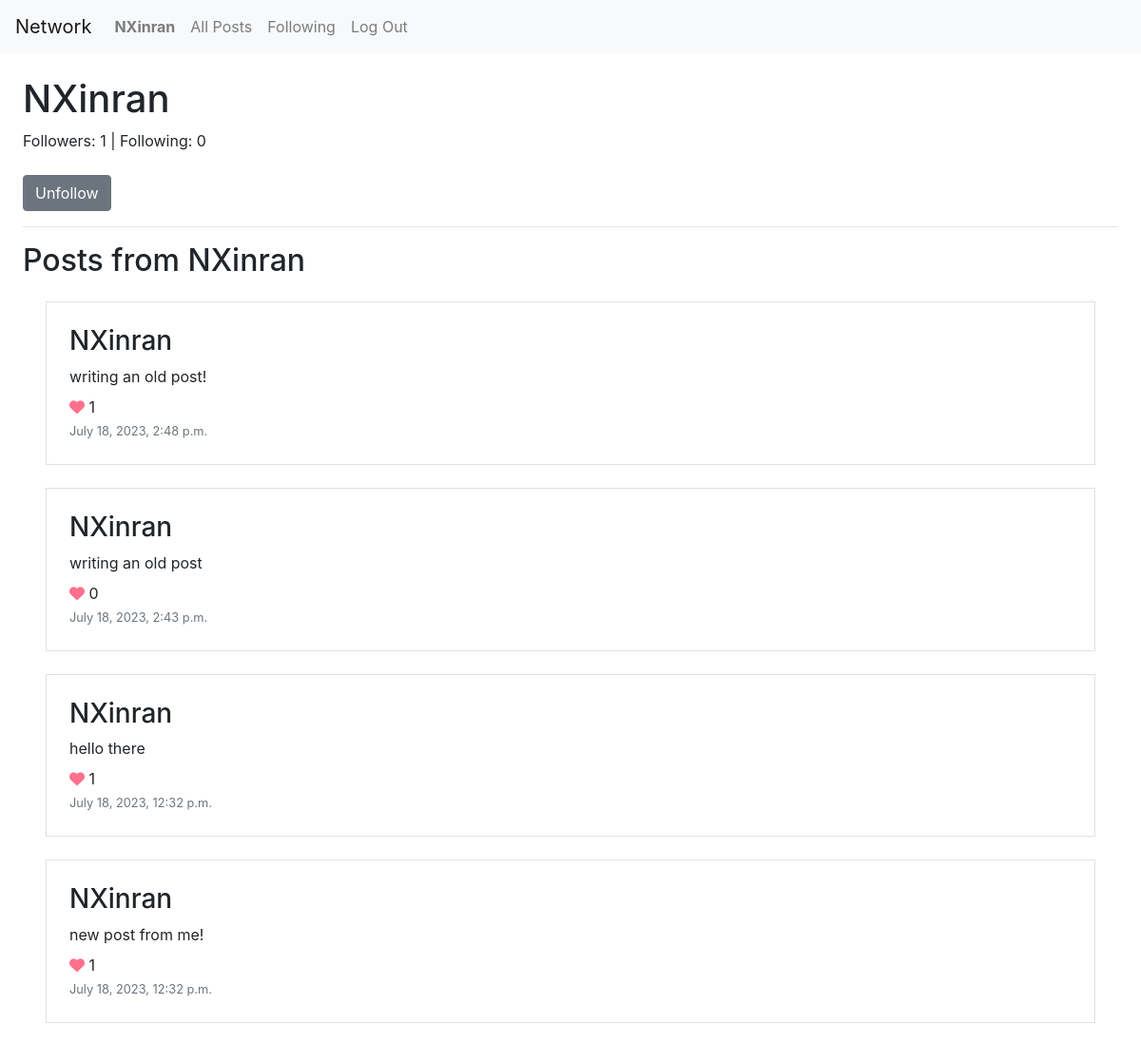
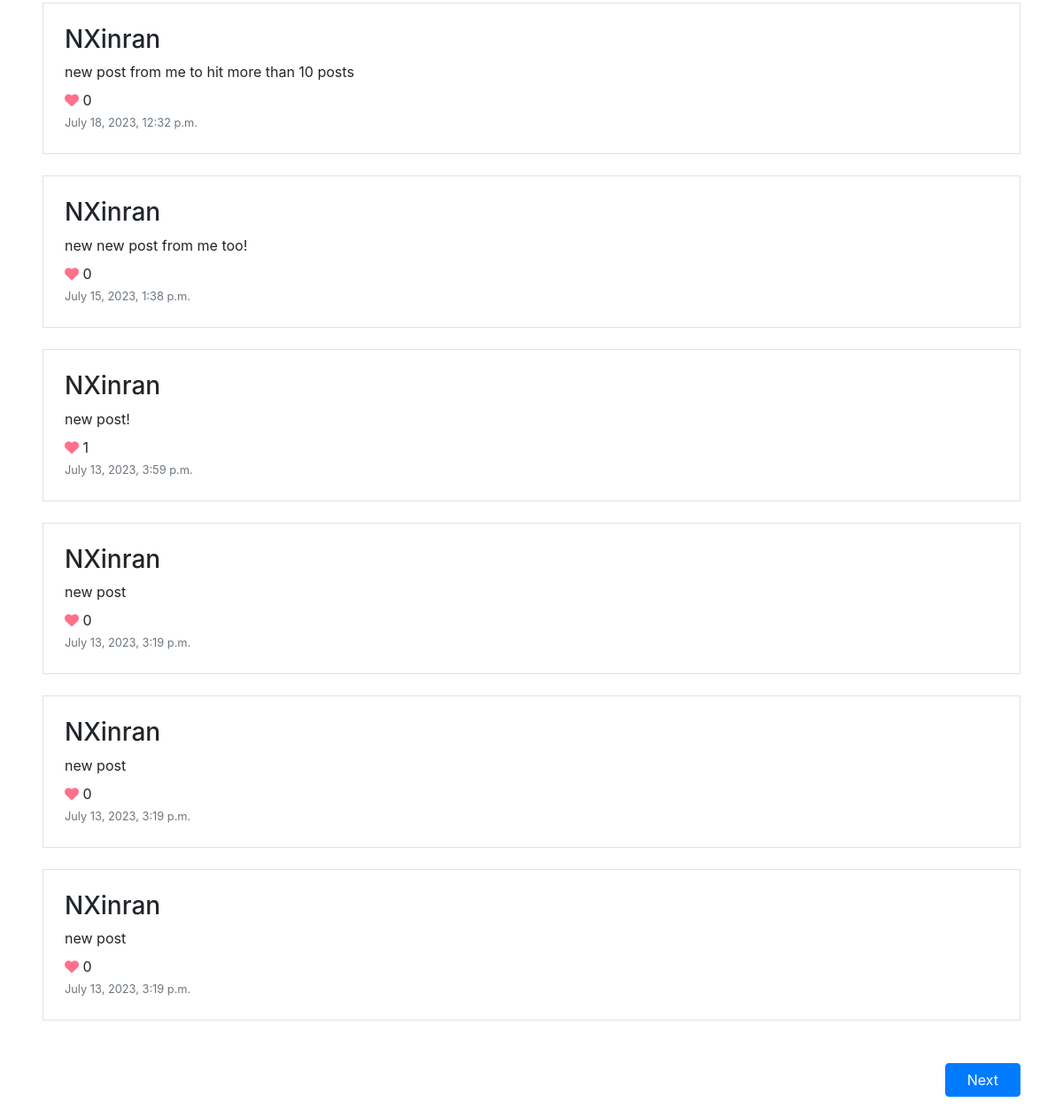
/users/NXinran/1 (signed in), run on the app's committed database (2 pictures, top to bottom).
### network/models.py (models this page shows, shortened)
class User(AbstractUser):
    followers = models.ManyToManyField('self',
                                        symmetrical = False,
                                        blank=True,
                                        related_name='following')

class Post(models.Model):
    user = models.ForeignKey(User, on_delete=models.CASCADE)
    body = models.TextField()
    time = models.DateTimeField()
    likes = models.ManyToManyField(User,
                                   blank=True,
                                   related_name='liked')

### network/views.py (the view)
# urls.py: path("users/<str:username>/<int:page>", views.user_view, name="user"),
def user_view(request, username, page):
    requestUser = request.user
    user = User.objects.get(username=username)
    followersCount = user.followers.all().count
    followingCount = user.following.all().count
    allPosts = Post.objects.filter(user = user).order_by('-time')
    paginator = Paginator(allPosts, 10)
    numPages = paginator.num_pages
    posts = paginator.page(page).object_list
    hasNext = page < numPages
    hasPrev = page != 1
    isFollowing = user in requestUser.following.all()
    return render(request, "network/user.html", {
        "requestUser": requestUser,
        "user": user,
        "followersCount": followersCount,
        "followingCount": followingCount,
        "posts": posts,
        "isFollowing": isFollowing,
        "hasNext": hasNext,
        "hasPrev": hasPrev,
        "nextPage": page + 1,
        "prevPage": page - 1
    })

### network/templates/network/user.html (shortened to what this page needs)
{% extends "network/layout.html" %}
{% block body %}
<div class="m-4">
    <h1>{{ user.username }}</h1>
    <div class="">
        Followers: {{ followersCount }} | Following: {{ followingCount }}
    </div>
    {% if request.user != user %}
        {% if not isFollowing %}
        <form action="{% url 'follow' user.username %}" method="POST">
            {% csrf_token %}
            <button type="submit" class="btn btn-primary mt-4">Follow</button>
        </form>
        {% else %}
        <form action="{% url 'follow' user.username %}" method="POST">
            <button type="submit" class="btn btn-secondary mt-4">Unfollow</button>
        </form>
        {% endif %}
    {% endif %}
    <hr>
    <h2> Posts from {{ user.username }}</h2>
    {% for post in posts %}
    <div class="m-4 p-4 border">
        <h3 id="post_username">
            {{ post.user.username }}
        </h3>
        <p class="my-2" id="post-body-{{post.id}}">{{ post.body }}</p>
        <div>
            <i class="fa-solid fa-heart" style="color: #ff708d; cursor:pointer" onclick="toggleLike({{post.id}})"></i>
            <p id="likes-count-{{post.id}}" style="display: inline;">{{ post.likes.count }}</p>
        </div>
        <small class="text-muted">{{ post.time }}</small>
    </div>
    {% endfor %}
    {% if hasNext %}
    <button onclick="goToNextPage()" class="m-4 px-4 btn btn-primary" style="float:right;">Next</button>
    {% endif %}
</div>
{% endblock %}

### network/templates/network/layout.html (shortened to what this page needs)
{% load static %}
<!DOCTYPE html>
<html lang="en">
    <head>
        <link rel="stylesheet" href="https://stackpath.bootstrapcdn.com/bootstrap/4.4.1/css/bootstrap.min.css">
        <link href="{% static 'network/styles.css' %}" rel="stylesheet">
    </head>
    <body>
        <nav class="navbar navbar-expand-lg navbar-light bg-light">
            <a class="navbar-brand" href="{% url 'index' %}">Network</a>
            <div>
              <ul class="navbar-nav mr-auto">
                {% if user.is_authenticated %}
                    <li class="nav-item">
                        <a class="nav-link" href="{% url 'user' user.username 1 %}"><strong>{{ user.username }}</strong></a>
                    </li>
                {% endif %}
                <li class="nav-item">
                  <a class="nav-link" href="{% url 'index' %}">All Posts</a>
                </li>
                {% if user.is_authenticated %}
                    <li class="nav-item">
                        <a class="nav-link" href="{% url 'following' 1 %}">Following</a>
                    </li>
                    <li class="nav-item">
                        <a class="nav-link" href="{% url 'logout' %}">Log Out</a>
                    </li>
                {% endif %}
              </ul>
            </div>
          </nav>
        <div class="body">
            {% block body %}
            {% endblock %}
        </div>
    </body>
</html>

### data on the page
User: username "NXinran"
Post: user.username "NXinran", body "writing an old post!", likes.count "1", time "July 18, 2023, 2:48 p.m."
Post: user.username "NXinran", body "writing an old post", likes.count "0", time "July 18, 2023, 2:43 p.m."
Post: user.username "NXinran", body "hello there", likes.count "1", time "July 18, 2023, 12:32 p.m."
Post: user.username "NXinran", body "new post from me!", likes.count "1", time "July 18, 2023, 12:32 p.m."
Post: user.username "NXinran", body "new post from me to hit more than 10 posts", likes.count "0", time "July 18, 2023, 12:32 p.m."
Post: user.username "NXinran", body "new new post from me too!", likes.count "0", time "July 15, 2023, 1:38 p.m."
Post: user.username "NXinran", body "new post!", likes.count "1", time "July 13, 2023, 3:59 p.m."
Post: user.username "NXinran", body "new post", likes.count "0", time "July 13, 2023, 3:19 p.m."
Post: user.username "NXinran", body "new post", likes.count "0", time "July 13, 2023, 3:19 p.m."
Post: user.username "NXinran", body "new post", likes.count "0", time "July 13, 2023, 3:19 p.m."

### other printed values
{{ followersCount }} "1"
{{ followingCount }} "0"
